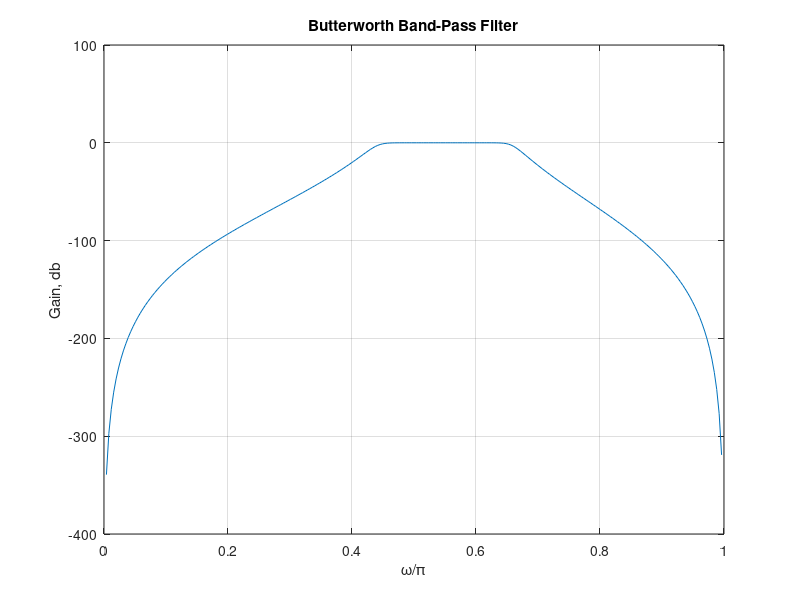

The MATLAB source for this figure:
%Designing a butterworth band pass filter
clc;
clear;
wp=[0.45,0.65];
ws=[0.3,0.75];
rp=1;
rs=40;
[N,Wn]=buttord(wp,ws,rp,rs);
[b,a]=butter(N,Wn);
[h,omega]=freqz(b,a,256);
plot(omega/pi,20*log10(abs(h))); grid on;box on;
xlabel('\omega/\pi'),ylabel('Gain, db');
title('Butterworth Band-Pass Filter');
